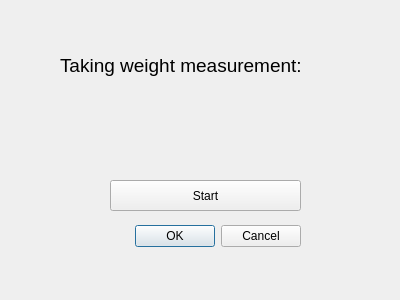
<?xml version="1.0" encoding="UTF-8"?>
<ui version="4.0">
 <class>Dialog</class>
 <widget class="QDialog" name="Dialog">
  <property name="geometry">
   <rect>
    <x>0</x>
    <y>0</y>
    <width>400</width>
    <height>300</height>
   </rect>
  </property>
  <property name="windowTitle">
   <string>Dialog</string>
  </property>
  <widget class="QDialogButtonBox" name="buttonBox">
   <property name="geometry">
    <rect>
     <x>110</x>
     <y>220</y>
     <width>191</width>
     <height>32</height>
    </rect>
   </property>
   <property name="orientation">
    <enum>Qt::Horizontal</enum>
   </property>
   <property name="standardButtons">
    <set>QDialogButtonBox::Cancel|QDialogButtonBox::Ok</set>
   </property>
  </widget>
  <widget class="QLabel" name="label">
   <property name="geometry">
    <rect>
     <x>60</x>
     <y>50</y>
     <width>291</width>
     <height>31</height>
    </rect>
   </property>
   <property name="font">
    <font>
     <family>Arial</family>
     <pointsize>14</pointsize>
    </font>
   </property>
   <property name="text">
    <string>Taking weight measurement:</string>
   </property>
  </widget>
  <widget class="QLabel" name="value_display">
   <property name="geometry">
    <rect>
     <x>130</x>
     <y>100</y>
     <width>141</width>
     <height>61</height>
    </rect>
   </property>
   <property name="font">
    <font>
     <pointsize>20</pointsize>
    </font>
   </property>
   <property name="text">
    <string/>
   </property>
  </widget>
  <widget class="QPushButton" name="MeasureButton">
   <property name="geometry">
    <rect>
     <x>110</x>
     <y>180</y>
     <width>191</width>
     <height>31</height>
    </rect>
   </property>
   <property name="text">
    <string>Start</string>
   </property>
  </widget>
 </widget>
 <resources/>
 <connections>
  <connection>
   <sender>buttonBox</sender>
   <signal>accepted()</signal>
   <receiver>Dialog</receiver>
   <slot>accept()</slot>
   <hints>
    <hint type="sourcelabel">
     <x>248</x>
     <y>254</y>
    </hint>
    <hint type="destinationlabel">
     <x>157</x>
     <y>274</y>
    </hint>
   </hints>
  </connection>
  <connection>
   <sender>buttonBox</sender>
   <signal>rejected()</signal>
   <receiver>Dialog</receiver>
   <slot>reject()</slot>
   <hints>
    <hint type="sourcelabel">
     <x>316</x>
     <y>260</y>
    </hint>
    <hint type="destinationlabel">
     <x>286</x>
     <y>274</y>
    </hint>
   </hints>
  </connection>
 </connections>
</ui>
